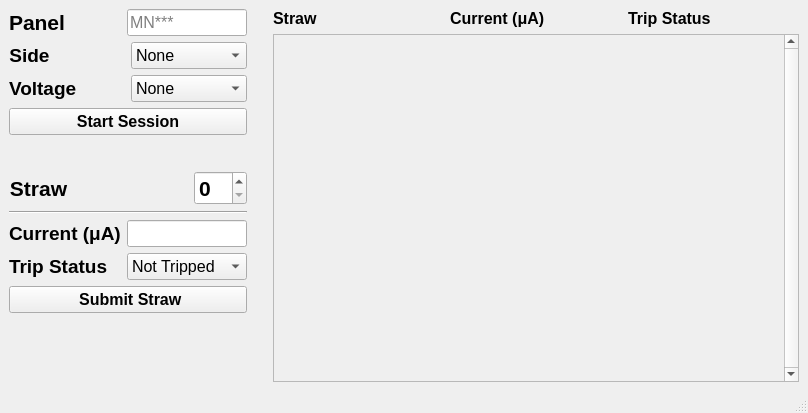
<?xml version="1.0" encoding="UTF-8"?>
<ui version="4.0">
 <class>MainWindow</class>
 <widget class="QMainWindow" name="MainWindow">
  <property name="geometry">
   <rect>
    <x>0</x>
    <y>0</y>
    <width>808</width>
    <height>413</height>
   </rect>
  </property>
  <property name="sizePolicy">
   <sizepolicy hsizetype="Maximum" vsizetype="Preferred">
    <horstretch>0</horstretch>
    <verstretch>0</verstretch>
   </sizepolicy>
  </property>
  <property name="maximumSize">
   <size>
    <width>900</width>
    <height>16777215</height>
   </size>
  </property>
  <property name="windowTitle">
   <string>MainWindow</string>
  </property>
  <property name="windowIcon">
   <iconset>
    <normaloff>../../mu2e.jpg</normaloff>../../mu2e.jpg</iconset>
  </property>
  <widget class="QWidget" name="centralwidget">
   <layout class="QGridLayout" name="gridLayout_3">
    <item row="0" column="0" colspan="2">
     <layout class="QGridLayout" name="gridLayout_4">
      <item row="0" column="0" alignment="Qt::AlignLeft">
       <widget class="QLabel" name="label">
        <property name="font">
         <font>
          <pointsize>16</pointsize>
          <weight>75</weight>
          <bold>true</bold>
         </font>
        </property>
        <property name="text">
         <string>Panel</string>
        </property>
        <property name="alignment">
         <set>Qt::AlignCenter</set>
        </property>
       </widget>
      </item>
      <item row="0" column="1">
       <widget class="QLineEdit" name="panelNumLE">
        <property name="maximumSize">
         <size>
          <width>120</width>
          <height>16777215</height>
         </size>
        </property>
        <property name="font">
         <font>
          <pointsize>12</pointsize>
         </font>
        </property>
        <property name="maxLength">
         <number>5</number>
        </property>
        <property name="placeholderText">
         <string>MN***</string>
        </property>
       </widget>
      </item>
     </layout>
    </item>
    <item row="0" column="3" rowspan="8">
     <layout class="QGridLayout" name="gridLayout_2">
      <item row="0" column="0">
       <layout class="QGridLayout" name="gridLayout_55">
        <item row="0" column="0">
         <widget class="QLabel" name="label_37">
          <property name="font">
           <font>
            <pointsize>12</pointsize>
            <weight>75</weight>
            <bold>true</bold>
           </font>
          </property>
          <property name="text">
           <string>Straw</string>
          </property>
         </widget>
        </item>
        <item row="0" column="1">
         <widget class="QLabel" name="label_39">
          <property name="font">
           <font>
            <pointsize>12</pointsize>
            <weight>75</weight>
            <bold>true</bold>
           </font>
          </property>
          <property name="text">
           <string>Current (μA)</string>
          </property>
         </widget>
        </item>
        <item row="0" column="2">
         <widget class="QLabel" name="label_40">
          <property name="font">
           <font>
            <pointsize>12</pointsize>
            <weight>75</weight>
            <bold>true</bold>
           </font>
          </property>
          <property name="text">
           <string>Trip Status</string>
          </property>
         </widget>
        </item>
       </layout>
      </item>
      <item row="1" column="0">
       <widget class="QScrollArea" name="scrollAreaHV">
        <property name="enabled">
         <bool>true</bool>
        </property>
        <property name="minimumSize">
         <size>
          <width>0</width>
          <height>0</height>
         </size>
        </property>
        <property name="font">
         <font>
          <pointsize>10</pointsize>
         </font>
        </property>
        <property name="layoutDirection">
         <enum>Qt::LeftToRight</enum>
        </property>
        <property name="lineWidth">
         <number>1</number>
        </property>
        <property name="verticalScrollBarPolicy">
         <enum>Qt::ScrollBarAlwaysOn</enum>
        </property>
        <property name="sizeAdjustPolicy">
         <enum>QAbstractScrollArea::AdjustToContents</enum>
        </property>
        <property name="widgetResizable">
         <bool>true</bool>
        </property>
        <widget class="QWidget" name="scrollContents">
         <property name="geometry">
          <rect>
           <x>0</x>
           <y>0</y>
           <width>485</width>
           <height>342</height>
          </rect>
         </property>
        </widget>
       </widget>
      </item>
     </layout>
    </item>
    <item row="1" column="0" alignment="Qt::AlignLeft">
     <widget class="QLabel" name="label_3">
      <property name="font">
       <font>
        <pointsize>14</pointsize>
        <weight>75</weight>
        <bold>true</bold>
       </font>
      </property>
      <property name="text">
       <string>Side</string>
      </property>
      <property name="alignment">
       <set>Qt::AlignCenter</set>
      </property>
     </widget>
    </item>
    <item row="1" column="1">
     <widget class="QComboBox" name="sideBox">
      <property name="font">
       <font>
        <pointsize>12</pointsize>
       </font>
      </property>
      <item>
       <property name="text">
        <string>None</string>
       </property>
      </item>
      <item>
       <property name="text">
        <string>Right</string>
       </property>
      </item>
      <item>
       <property name="text">
        <string>Left</string>
       </property>
      </item>
     </widget>
    </item>
    <item row="2" column="0" alignment="Qt::AlignLeft">
     <widget class="QLabel" name="label_7">
      <property name="font">
       <font>
        <pointsize>14</pointsize>
        <weight>75</weight>
        <bold>true</bold>
       </font>
      </property>
      <property name="text">
       <string>Voltage</string>
      </property>
     </widget>
    </item>
    <item row="2" column="1">
     <widget class="QComboBox" name="voltageBox">
      <property name="font">
       <font>
        <pointsize>12</pointsize>
       </font>
      </property>
      <item>
       <property name="text">
        <string>None</string>
       </property>
      </item>
      <item>
       <property name="text">
        <string>1100V</string>
       </property>
      </item>
      <item>
       <property name="text">
        <string>1500V</string>
       </property>
      </item>
     </widget>
    </item>
    <item row="3" column="0" colspan="2">
     <widget class="QPushButton" name="subPanelButton">
      <property name="font">
       <font>
        <pointsize>12</pointsize>
        <weight>75</weight>
        <bold>true</bold>
       </font>
      </property>
      <property name="text">
       <string>Start Session</string>
      </property>
     </widget>
    </item>
    <item row="4" column="0">
     <widget class="QLabel" name="label_6">
      <property name="font">
       <font>
        <pointsize>16</pointsize>
       </font>
      </property>
      <property name="text">
       <string/>
      </property>
     </widget>
    </item>
    <item row="5" column="0" colspan="2">
     <layout class="QGridLayout" name="gridLayout">
      <item row="4" column="1">
       <widget class="QComboBox" name="tripBox">
        <property name="minimumSize">
         <size>
          <width>0</width>
          <height>0</height>
         </size>
        </property>
        <property name="maximumSize">
         <size>
          <width>120</width>
          <height>16777215</height>
         </size>
        </property>
        <property name="font">
         <font>
          <pointsize>12</pointsize>
         </font>
        </property>
        <item>
         <property name="text">
          <string>Not Tripped</string>
         </property>
        </item>
        <item>
         <property name="text">
          <string>Tripped</string>
         </property>
        </item>
       </widget>
      </item>
      <item row="3" column="0" alignment="Qt::AlignLeft">
       <widget class="QLabel" name="label_5">
        <property name="font">
         <font>
          <pointsize>14</pointsize>
          <weight>75</weight>
          <bold>true</bold>
         </font>
        </property>
        <property name="text">
         <string>Current (μA)</string>
        </property>
        <property name="alignment">
         <set>Qt::AlignLeading|Qt::AlignLeft|Qt::AlignVCenter</set>
        </property>
       </widget>
      </item>
      <item row="0" column="1" alignment="Qt::AlignRight">
       <widget class="QSpinBox" name="positionBox">
        <property name="sizePolicy">
         <sizepolicy hsizetype="Preferred" vsizetype="Fixed">
          <horstretch>0</horstretch>
          <verstretch>0</verstretch>
         </sizepolicy>
        </property>
        <property name="maximumSize">
         <size>
          <width>60</width>
          <height>16777215</height>
         </size>
        </property>
        <property name="font">
         <font>
          <pointsize>16</pointsize>
          <weight>75</weight>
          <bold>true</bold>
         </font>
        </property>
       </widget>
      </item>
      <item row="0" column="0" alignment="Qt::AlignLeft">
       <widget class="QLabel" name="label_2">
        <property name="font">
         <font>
          <pointsize>16</pointsize>
          <weight>75</weight>
          <bold>true</bold>
         </font>
        </property>
        <property name="text">
         <string>Straw</string>
        </property>
        <property name="alignment">
         <set>Qt::AlignCenter</set>
        </property>
       </widget>
      </item>
      <item row="1" column="0" colspan="2">
       <widget class="Line" name="line">
        <property name="orientation">
         <enum>Qt::Horizontal</enum>
        </property>
       </widget>
      </item>
      <item row="4" column="0" alignment="Qt::AlignLeft">
       <widget class="QLabel" name="label_4">
        <property name="font">
         <font>
          <pointsize>14</pointsize>
          <weight>75</weight>
          <bold>true</bold>
         </font>
        </property>
        <property name="text">
         <string>Trip Status</string>
        </property>
        <property name="alignment">
         <set>Qt::AlignLeading|Qt::AlignLeft|Qt::AlignVCenter</set>
        </property>
       </widget>
      </item>
      <item row="3" column="1">
       <widget class="QLineEdit" name="ampsLE">
        <property name="minimumSize">
         <size>
          <width>0</width>
          <height>0</height>
         </size>
        </property>
        <property name="maximumSize">
         <size>
          <width>120</width>
          <height>16777215</height>
         </size>
        </property>
        <property name="font">
         <font>
          <pointsize>12</pointsize>
         </font>
        </property>
       </widget>
      </item>
     </layout>
    </item>
    <item row="5" column="2">
     <spacer name="horizontalSpacer">
      <property name="orientation">
       <enum>Qt::Horizontal</enum>
      </property>
      <property name="sizeType">
       <enum>QSizePolicy::Minimum</enum>
      </property>
      <property name="sizeHint" stdset="0">
       <size>
        <width>20</width>
        <height>20</height>
       </size>
      </property>
     </spacer>
    </item>
    <item row="6" column="0" colspan="2">
     <widget class="QPushButton" name="subStrawButton">
      <property name="font">
       <font>
        <pointsize>12</pointsize>
        <weight>75</weight>
        <bold>true</bold>
       </font>
      </property>
      <property name="text">
       <string> Submit Straw</string>
      </property>
     </widget>
    </item>
    <item row="7" column="0">
     <spacer name="verticalSpacer">
      <property name="orientation">
       <enum>Qt::Vertical</enum>
      </property>
      <property name="sizeHint" stdset="0">
       <size>
        <width>20</width>
        <height>68</height>
       </size>
      </property>
     </spacer>
    </item>
   </layout>
  </widget>
  <widget class="QStatusBar" name="statusbar"/>
 </widget>
 <tabstops>
  <tabstop>panelNumLE</tabstop>
  <tabstop>ampsLE</tabstop>
  <tabstop>tripBox</tabstop>
  <tabstop>positionBox</tabstop>
  <tabstop>scrollAreaHV</tabstop>
 </tabstops>
 <resources/>
 <connections/>
</ui>
